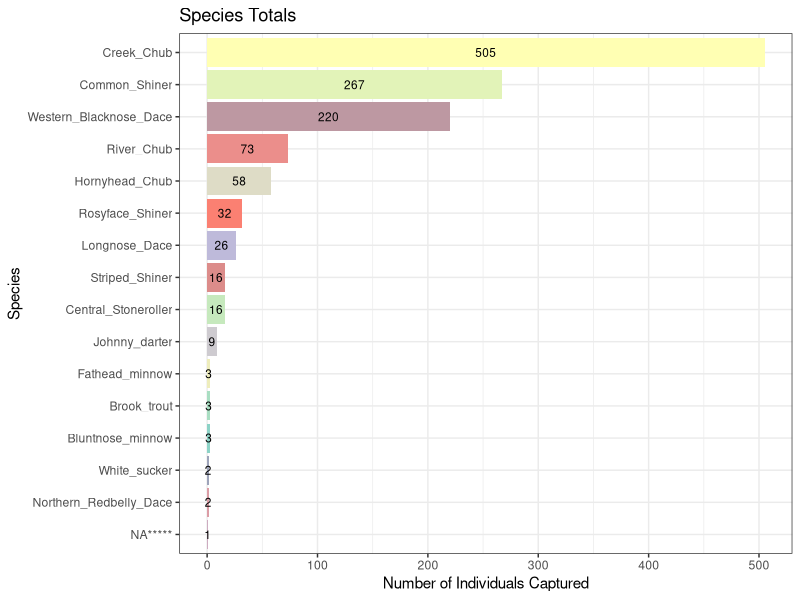
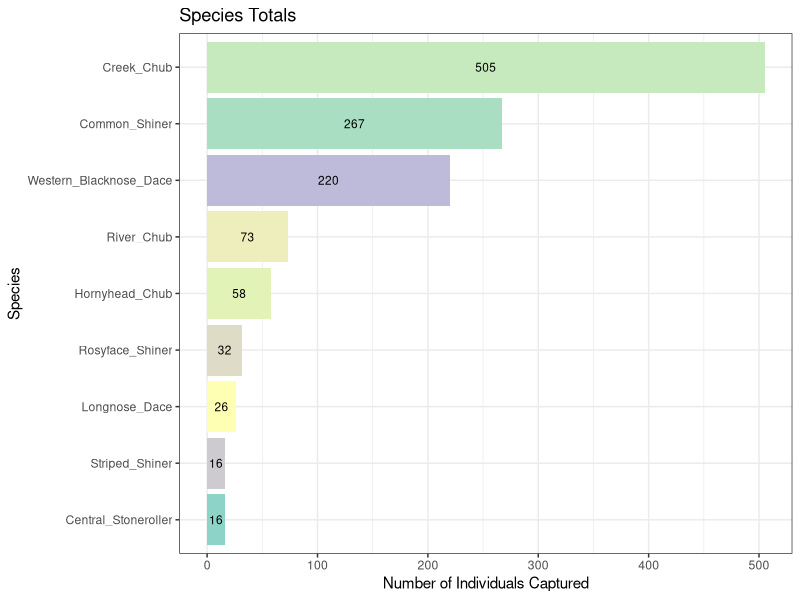
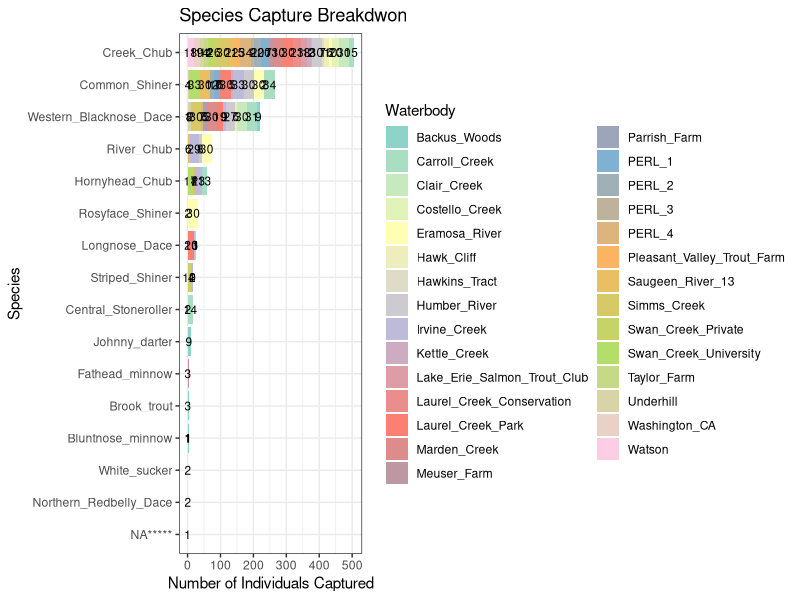
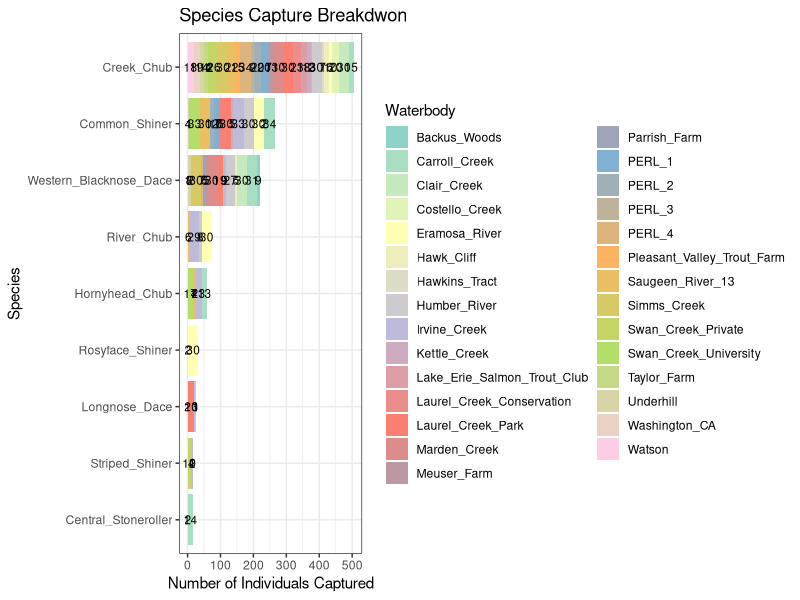
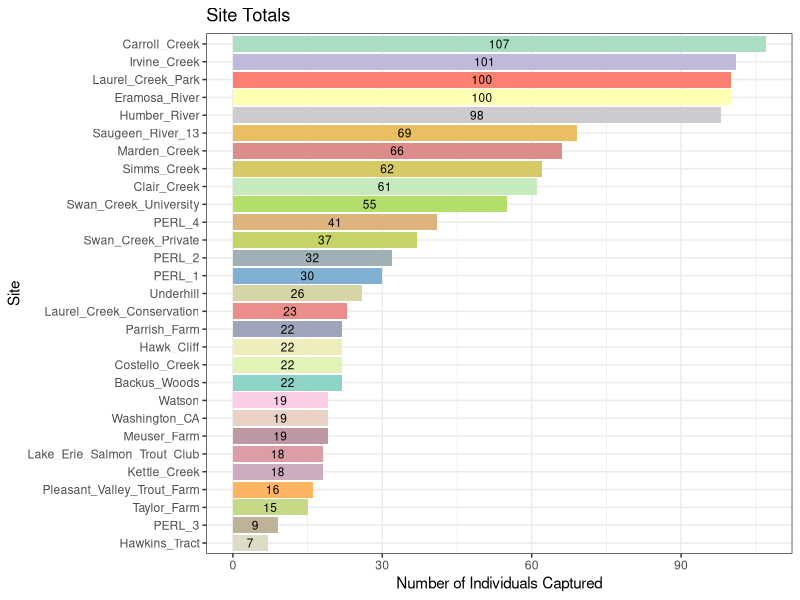
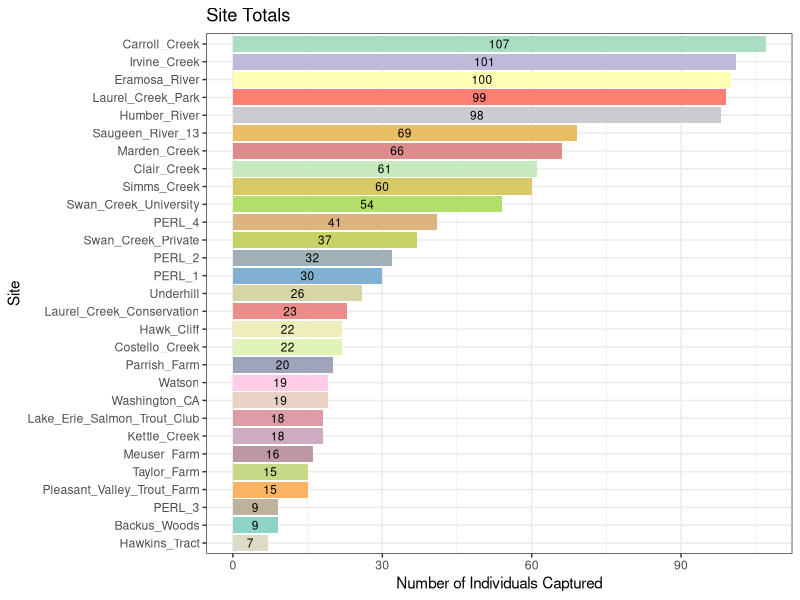
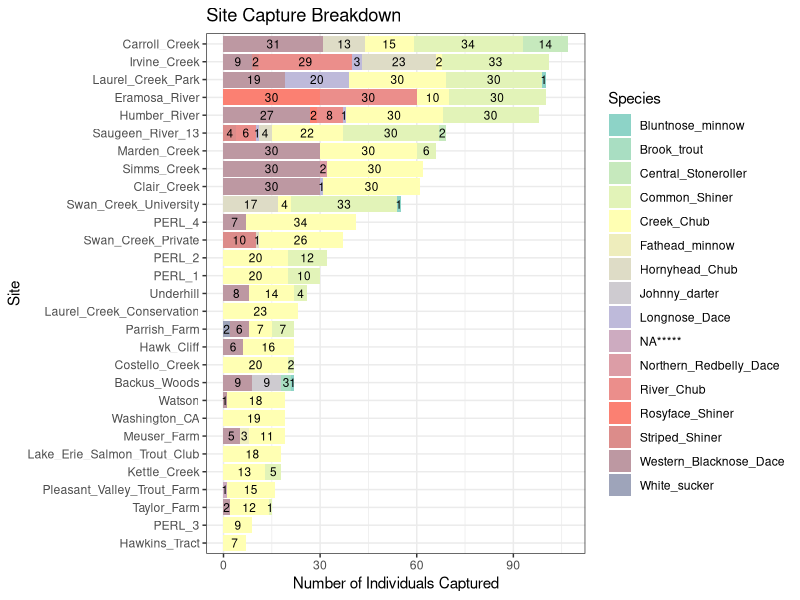
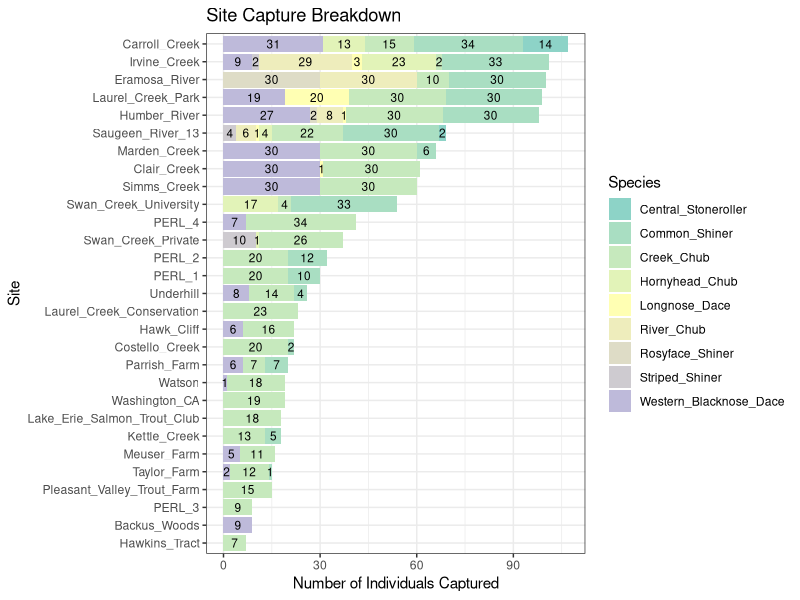

Write the R code that produced these figures, in order.
## ---- chunk 1
setwd("C:/Users/ameus/Documents/Mandeville_lab_grad/Binf_work")
dfFishes <- read.csv("Leuciscid_Metadata_May2023.csv")
library("RColorBrewer")
library("tidyverse")
library("ggplot2")

nb.cols <- 29
mycolours <- colorRampPalette(brewer.pal(8, "Set3"))(nb.cols) # extending Set3 to include 28 colours for our 13 sites

theme_set(theme_bw())
## ---- chunk 2

# Modifying Charlotte Ward's fish to all say Costello Creek as location

dfFishes$Waterbody[dfFishes$Waterbody_Code == "OP2"] <- "Costello_Creek"
dfFishes$Waterbody[dfFishes$Waterbody_Code == "OP7"] <- "Costello_Creek"
dfFishes$Waterbody[dfFishes$Waterbody_Code == "Weir DS"] <- "Costello_Creek"

dfFishes$Waterbody_Code[dfFishes$Waterbody == "Costello_Creek"] <- "COS"

dfFishes[dfFishes$Waterbody == "CC"]

# Modifying data frames to work for each plot

dfFishes2 <- dfFishes %>% group_by(Common_Name) %>%   mutate(count_name_occurr = n()) #group by common name so that we can refer to this for sorting the bars by size

dfFishes3 <- dfFishes2 %>% group_by(Waterbody) %>%   mutate(count_name_occurr2 = n()) #group by waterbody so that we can refer to this for sorting the bars by size

# Creating a data frame with only the species of interest

dfFishes_SOI<-dfFishes[!(dfFishes$Common_Name=="Johnny_darter" | dfFishes$Common_Name=="Fathead_minnow" | dfFishes$Common_Name=="Brook_trout" | dfFishes$Common_Name=="Bluntnose_minnow" | dfFishes$Common_Name=="White_sucker" | dfFishes$Common_Name=="Northern_Redbelly_Dace" | dfFishes$Common_Name=="NA*****"),] # delete other species bc i'm not using them

dfFishes2_SOI <- dfFishes_SOI %>% group_by(Common_Name) %>%   mutate(count_name_occurr = n()) #group by common name so that we can refer to this for sorting the bars by size

dfFishes3_SOI <- dfFishes2_SOI %>% group_by(Waterbody) %>%   mutate(count_name_occurr2 = n()) #group by waterbody so that we can refer to this for sorting the bars by size

## ---- chunk 3

ggplot(dfFishes2, aes(reorder(Common_Name, count_name_occurr), #species on the x axis, in ascending order 
                      fill=Common_Name)) + #colours the bars with the bin information
  geom_bar(stat="count") + #uses number of individuals 
  labs(y = "Number of Individuals Captured", #rename y axis 
       x = "Species", #rename x axis
       fill = "yaddyyada") +  #rename legend title
  scale_fill_manual(values = mycolours) + 
  ggtitle("Species Totals") +
  theme(legend.position="none") + #remove legend
  geom_text(stat = "count", aes(label=..count..), #uses data counts for labels
            size = 3, #size of labels
            colour = "black", #label colours
            position = position_stack(vjust= 0.5)) + #labels centered in middle of bar
  coord_flip() #make the x axis readable
## ---- chunk 4

ggplot(dfFishes2_SOI, aes(reorder(Common_Name, count_name_occurr), #species on the x axis, in ascending order 
                      fill=Common_Name)) + #colours the bars with the bin information
  geom_bar(stat="count") + #uses number of individuals 
  labs(y = "Number of Individuals Captured", #rename y axis 
       x = "Species", #rename x axis
       fill = "yaddyyada") +  #rename legend title
  scale_fill_manual(values = mycolours) + 
  ggtitle("Species Totals") +
  theme(legend.position="none") + #remove legend
  geom_text(stat = "count", aes(label=..count..), #uses data counts for labels
            size = 3, #size of labels
            colour = "black", #label colours
            position = position_stack(vjust= 0.5)) + #labels centered in middle of bar
  coord_flip() #make the x axis readable
## ---- chunk 5

ggplot(dfFishes2, aes(reorder(Common_Name, count_name_occurr), #species on the x axis, in ascending order
                      fill=Waterbody)) + #colours the bars with the bin information
  geom_bar(stat="count") + #uses number of individuals 
  ggtitle("Species Capture Breakdwon") +
  labs(y = "Number of Individuals Captured", #rename y axis 
       x = "Species", #rename x axis
       fill = "Waterbody") +  #rename legend title
  scale_fill_manual(values = mycolours) + 
  geom_text(stat = "count", aes(label=..count..), #uses data counts for labels
            size = 3, #size of labels
            colour = "black", #label colours
            position = position_stack(vjust= 0.5)) + #labels centered in middle of bar
  coord_flip() #make the x axis readable
## ---- chunk 6

ggplot(dfFishes2_SOI, aes(reorder(Common_Name, count_name_occurr), #species on the x axis, in ascending order
                      fill=Waterbody)) + #colours the bars with the bin information
  geom_bar(stat="count") + #uses number of individuals 
  ggtitle("Species Capture Breakdwon") +
  labs(y = "Number of Individuals Captured", #rename y axis 
       x = "Species", #rename x axis
       fill = "Waterbody") +  #rename legend title
  scale_fill_manual(values = mycolours) + 
  geom_text(stat = "count", aes(label=..count..), #uses data counts for labels
            size = 3, #size of labels
            colour = "black", #label colours
            position = position_stack(vjust= 0.5)) + #labels centered in middle of bar
  coord_flip() #make the x axis readable
## ---- chunk 7

ggplot(dfFishes3, aes(reorder(Waterbody, count_name_occurr2), #species on the x axis
                      fill=Waterbody)) + #colours the bars with the bin information
  geom_bar(stat="count") + #uses number of individuals 
  ggtitle("Site Totals") +
  labs(y = "Number of Individuals Captured", #rename y axis 
       x = "Site", #rename x axis
       fill = "yaddyyada") +  #rename legend title
  scale_fill_manual(values = mycolours) + 
  theme(legend.position="none") +
  geom_text(stat = "count", aes(label=..count..), #uses data counts for labels
            size = 3, #size of labels
            colour = "black", #label colours
            position = position_stack(vjust= 0.5)) + #labels centered in middle of bar
  coord_flip() #make the x axis readable
## ---- chunk 8

ggplot(dfFishes3_SOI, aes(reorder(Waterbody, count_name_occurr2), #species on the x axis
                      fill=Waterbody)) + #colours the bars with the bin information
  geom_bar(stat="count") + #uses number of individuals 
  ggtitle("Site Totals") +
  labs(y = "Number of Individuals Captured", #rename y axis 
       x = "Site", #rename x axis
       fill = "yaddyyada") +  #rename legend title
  scale_fill_manual(values = mycolours) + 
  theme(legend.position="none") +
  geom_text(stat = "count", aes(label=..count..), #uses data counts for labels
            size = 3, #size of labels
            colour = "black", #label colours
            position = position_stack(vjust= 0.5)) + #labels centered in middle of bar
  coord_flip() #make the x axis readable
## ---- chunk 9

ggplot(dfFishes3, aes(reorder(Waterbody, count_name_occurr2), #species on the x axis
                      fill=Common_Name)) + #colours the bars with the bin information
  geom_bar(stat="count") + #uses number of individuals 
  ggtitle("Site Capture Breakdown") + # title on the plot
  labs(y = "Number of Individuals Captured", #rename y axis 
       x = "Site", #rename x axis
       fill = "Species") +  #rename legend title
  scale_fill_manual(values = mycolours) +  
  geom_text(stat = "count", aes(label=..count..), #uses data counts for labels
            size = 3, #size of labels
            colour = "black", #label colours
            position = position_stack(vjust= 0.5)) + #labels centered in middle of bar
  coord_flip() #make the x axis readable
## ---- chunk 10

ggplot(dfFishes3_SOI, aes(reorder(Waterbody, count_name_occurr2), #species on the x axis
                      fill=Common_Name)) + #colours the bars with the bin information
  geom_bar(stat="count") + #uses number of individuals 
  ggtitle("Site Capture Breakdown") + # title on the plot
  labs(y = "Number of Individuals Captured", #rename y axis 
       x = "Site", #rename x axis
       fill = "Species") +  #rename legend title
  scale_fill_manual(values = mycolours) +  
  geom_text(stat = "count", aes(label=..count..), #uses data counts for labels
            size = 3, #size of labels
            colour = "black", #label colours
            position = position_stack(vjust= 0.5)) + #labels centered in middle of bar
  coord_flip() #make the x axis readable
## ---- chunk 11

FishesSStable <- table("Species"=dfFishes2_SOI$Common_Name, "Site"=dfFishes2_SOI$Waterbody_Code) # pull out just site and species names and put into table so that it calculates frequency at each site, for each species
dfFishesSS <- data.frame(FishesSStable)

#swapping 0s to NAs
dfFishesSS[dfFishesSS == 0] <- NA

#removing rows w Freq == NA
dfFishesSS2<-dfFishesSS[-which(is.na(dfFishesSS$Freq)),]


ggplot(dfFishesSS2, aes(Species, Site)) + 
  geom_tile(aes(fill=Freq)) + #makes it a heatmap and colour-codes based on frequency
  scale_fill_gradient(low="white", high="dark red", #changes colour scheme + low values are now light
                      name="Number of\nIndividuals") + #changes name of legend to Frequency
  theme_bw() +
  theme(axis.text.x = element_text(angle = 90, hjust = 0.5, vjust = 0.5)) + #rotates text: put this after theme_bw or it won't work
  geom_text(data=subset(dfFishesSS2,Freq != 0), #data labels: does not label zeros
            stat="identity", aes(label=Freq), #uses data counts
            color="black", #changes colour
            size=3) +  #changes size of words 
  coord_flip()



